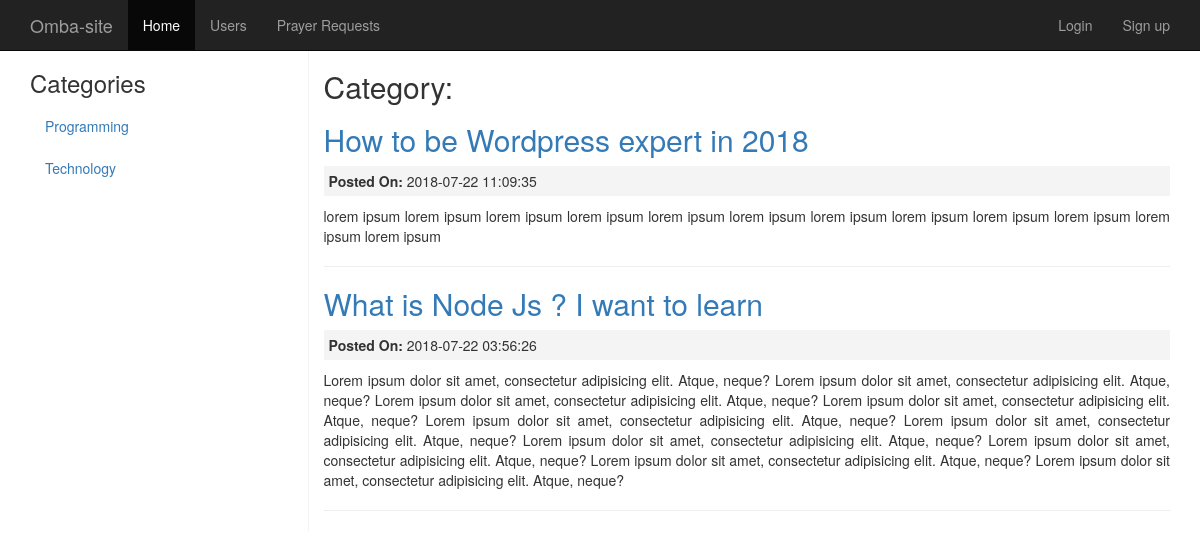
The page /questions.php on the database its author committed.
### tables this page shows
CREATE TABLE IF NOT EXISTS `categories` (
  `id` int(11) NOT NULL AUTO_INCREMENT,
  `name` varchar(255) NOT NULL,
  PRIMARY KEY (`id`)
);

CREATE TABLE IF NOT EXISTS `questions` (
  `id` int(11) NOT NULL AUTO_INCREMENT,
  `user_id` int(11) NOT NULL,
  `category_id` int(11) NOT NULL,
  `title` varchar(255) NOT NULL,
  `body` text NOT NULL,
  `created_at` timestamp NOT NULL DEFAULT CURRENT_TIMESTAMP,
  PRIMARY KEY (`id`)
);

### questions.php (the view, shortened to what this page needs)
<?php
require 'config.php';
$conn = mysqli_connect($servername, $username, $password, $dbname);
  $sql = "select * from Categories";
  $result_categories = mysqli_query($conn, $sql);
    $sql = "select * from questions order by created_at DESC";
    $result_questions = mysqli_query($conn, $sql);
?>
<?php require 'header.php'; ?>
<div class="container main-container">
  <div class="row">
    <div class="col-md-3">
     <ul class="nav nav-pills nav-stacked">
        <li><h3>Categories</h3></li>
        <?php
        while ($row = mysqli_fetch_array($result_categories)) {
          $id = $row['id'];
          $name = $row['name'];
          echo "<li><a href='questions.php?c_id=$id&c_name=$name'>".$row['name']."</a></li>";
        }
         ?>
     </ul>
    </div>
    <div class="col-md-9 main_content">
      <h2><?php echo "Category: ".$_GET['c_name']; ?></h2>
        <?php while ($row = mysqli_fetch_array($result_questions)) {
            $id = $row['id'];
            $user_id = $row['user_id'];
            $title = $row[title];
            $body = $row['body'];
            $meta = $row['created_at'];
       ?>
       <h2 class="question_title"> <a href="question.php?q_id=<?php echo $id; ?>"> <?php echo $title; ?> </a> </h2>
       <p class="question_meta"><strong>Posted On: </strong><?php echo $meta; ?></p>
       <p class="question_body"><?php echo $body; ?></p>
       <?php if($_SESSION['user_id'] == $user_id ) { ?>
         <a href="edit.php?q_id=<?php echo $id; ?>" class="btn btn-default"> Edit </a>
         <a href="delete.php?q_id=<?php echo $id; ?>" class="btn btn-danger"> Delete </a>
      <?php }?> <hr>
       <?php } ?>
    </div>
  </div>
</div>
<?php  require 'footer.php'; ?>

### style.css (style rules this page uses)
.main-container { margin-top: 50px; }
.main_content { border-left: 1px solid #f4f4f4 ; }
.question_meta { background: #f4f4f4; padding: 5px; }
.question_body { text-align: justify; }

### rows shown on the page
categories: name "Programming"
categories: name "Technology"
questions: title "How to be Wordpress expert in 2018", created_at "2018-07-22 11:09:35", body "lorem ipsum lorem ipsum lorem ipsum lorem ipsum lorem ipsum lorem ipsum lorem ipsum lorem ipsum lorem ipsum lorem ipsum lorem ipsum lorem ipsum"
questions: title "What is Node Js ? I want to learn", created_at "2018-07-22 03:56:26", body "Lorem ipsum dolor sit amet, consectetur adipisicing elit. Atque, neque? Lorem ipsum dolor sit amet, consectetur adipisicing elit. Atque, neque? Lorem ipsum dolor sit amet, consectetur adipisicing elit. Atque, neque? Lorem ipsum dolor sit amet, consectetur adipisicing elit. Atque, neque? Lorem ipsum dolor sit amet, consectetur adipisicing elit. Atque, neque? Lorem ipsum dolor sit amet, consectetur adipisicing elit. Atque, neque? Lorem ipsum dolor sit amet, consectetur adipisicing elit. Atque, neque? Lorem ipsum dolor sit amet, consectetur adipisicing elit. Atque, neque? Lorem ipsum dolor sit amet, consectetur adipisicing elit. Atque, neque? Lorem ipsum dolor sit amet, consectetur adipisicing…"
